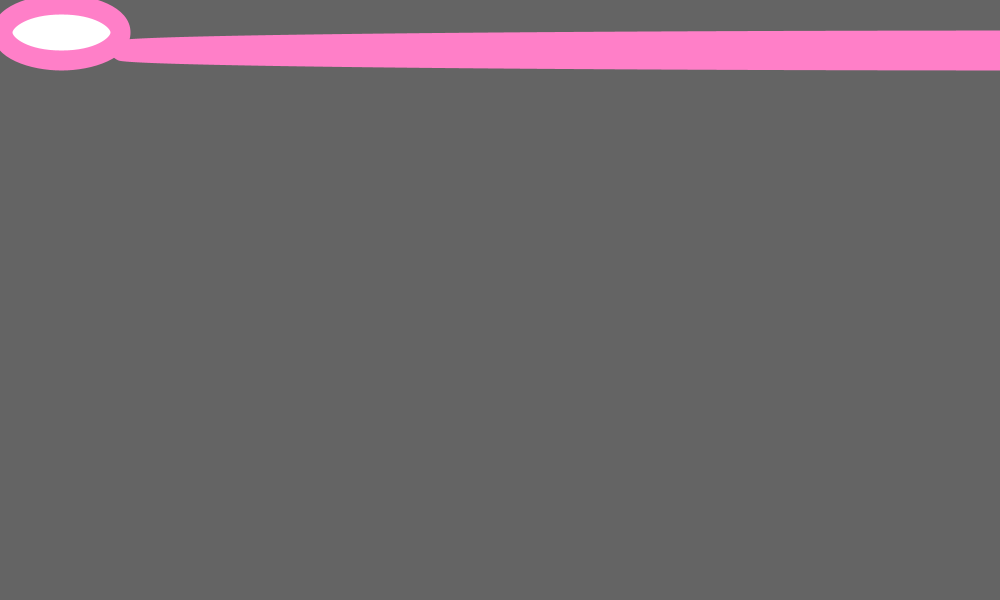
Frame 1 (no input)
Frame 60 (the mouse pressed at the canvas centre just before this capture): identical to frame 1, image omitted
Frame 120 (the mouse held since frame 60 and released just before this capture): identical to frame 1, image omitted

The Processing sketch that drew this single still picture (run headless with seeded random() and noise(); from frame 60 on, the mouse is pressed at the canvas centre):

// Processing sketch: week1
// ── week1.pde
void setup() {
  size(1000, 600);
  ellipseMode(CORNERS);

}
void draw(){
  background(100);
  stroke(255, 127, 200);
  strokeWeight(20);
  ellipse(120,60,2,4);
   ellipse(120,60,2000,40);
}
